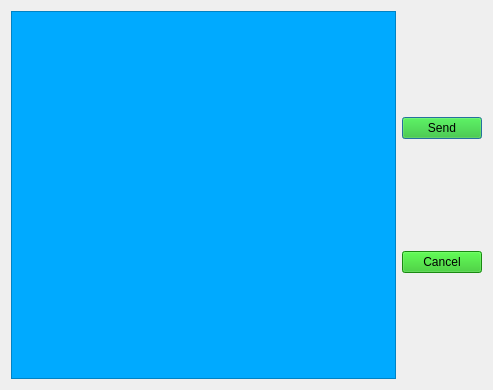
<?xml version="1.0" encoding="UTF-8"?>
<ui version="4.0">
 <class>PostReply</class>
 <widget class="QDialog" name="PostReply">
  <property name="geometry">
   <rect>
    <x>0</x>
    <y>0</y>
    <width>493</width>
    <height>390</height>
   </rect>
  </property>
  <property name="windowTitle">
   <string>Write a Reply</string>
  </property>
  <layout class="QHBoxLayout" name="horizontalLayout_2">
   <item>
    <widget class="QPlainTextEdit" name="replyingBox">
     <property name="font">
      <font>
       <family>MS Sans Serif</family>
       <pointsize>14</pointsize>
      </font>
     </property>
     <property name="styleSheet">
      <string notr="true">background-color: rgb(0, 170, 255);
color: rgb(0, 0, 0);</string>
     </property>
    </widget>
   </item>
   <item>
    <layout class="QVBoxLayout" name="verticalLayout_2">
     <item>
      <widget class="QPushButton" name="replySend">
       <property name="styleSheet">
        <string notr="true">QPushButton { font: 700 10pt  &quot;MS Sans Serif&quot;;
color: rgb(0, 0, 0);
background-color: rgb(35, 193, 24);
}

QPushButton:hover {
    background-color: rgb(55, 213, 44);   
}</string>
       </property>
       <property name="text">
        <string>Send</string>
       </property>
      </widget>
     </item>
     <item>
      <widget class="QPushButton" name="replyCancel">
       <property name="styleSheet">
        <string notr="true">QPushButton { font: 700 10pt  &quot;MS Sans Serif&quot;;
color: rgb(0, 0, 0);
background-color: rgb(35, 193, 24);
}

QPushButton:hover {
    background-color: rgb(55, 213, 44);   
}</string>
       </property>
       <property name="text">
        <string>Cancel</string>
       </property>
      </widget>
     </item>
    </layout>
   </item>
  </layout>
 </widget>
 <resources/>
 <connections/>
</ui>
